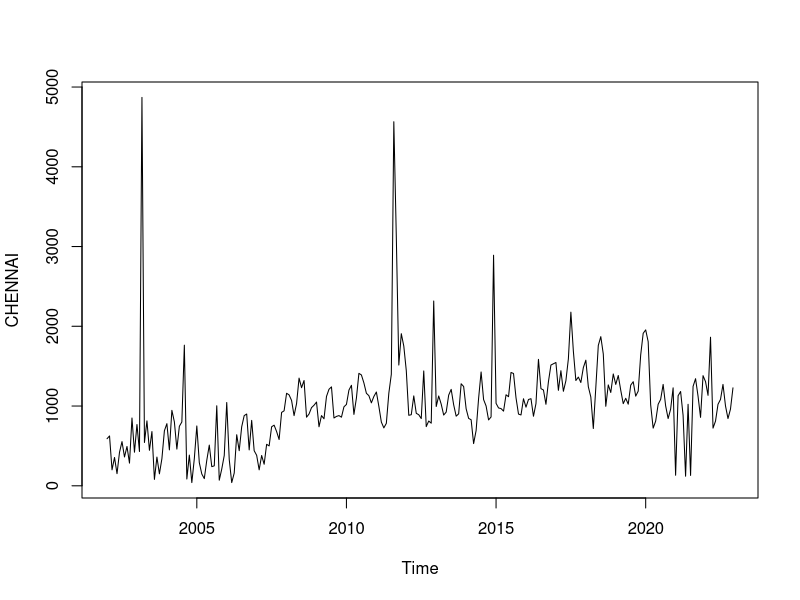
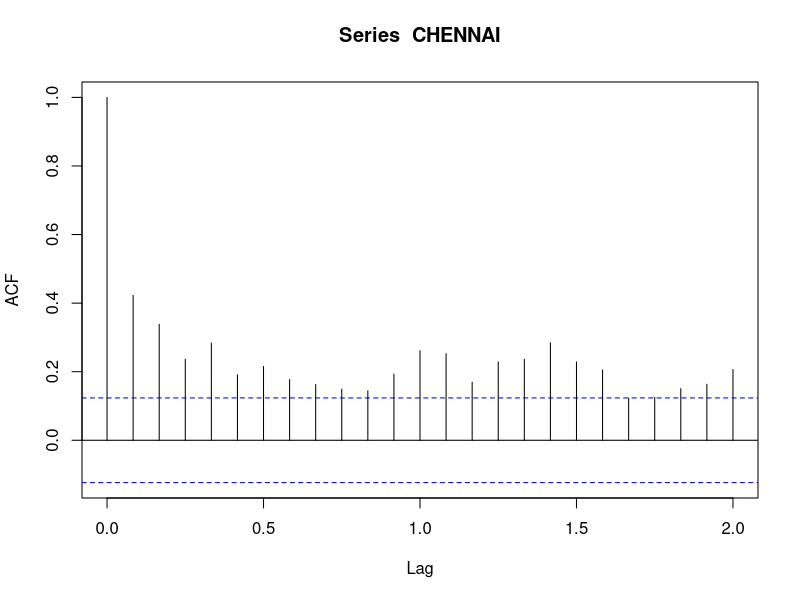
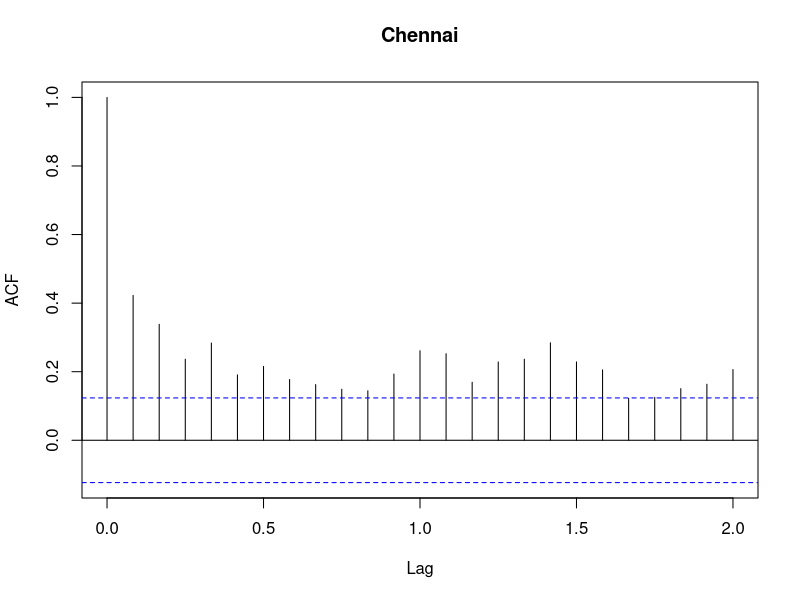
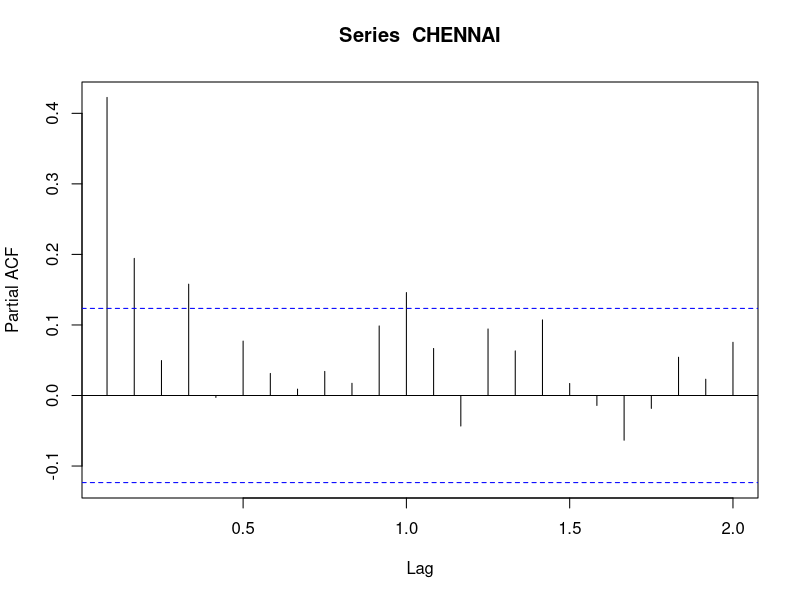
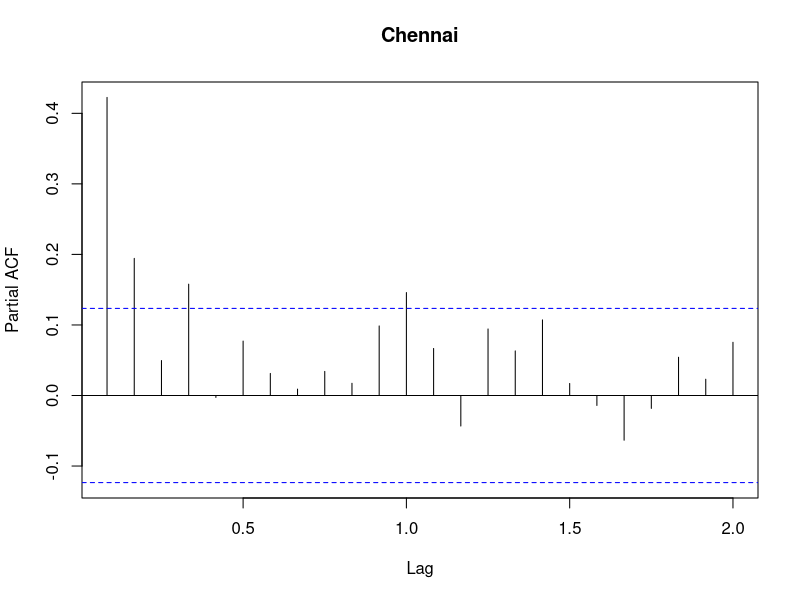

Generate these figures, in order, with R: (Note: this script raises an error after producing the figures.)
data = read.csv("5_TS_LEMON.csv")

#CHANGING TO TIME SERIES

CHENNAI <- ts(data$CHENNAI, start = c(2002, 1), end = c(2022, 12), frequency = 12)
CHENNAI

#PLOTTING DATA

plot(CHENNAI)
#ADF TEST TO CHECK P-VALUE

library(tseries)
adf.test(CHENNAI)

# Compute autocorrelation function
acf_result <- acf(CHENNAI)

# Plot autocorrelation function with title
plot(acf_result, main = "Chennai")
# Compute autocorrelation function
pacf_result <- pacf(CHENNAI)

# Plot autocorrelation function with title
plot(pacf_result, main = "Chennai")

# AUTO ARIMA

auto_arima =auto.arima(CHENNAI)

#FORECASTING FOR AUTO.ARIMA
library(forecast)
forecast = forecast(auto_arima,h=24)
forecast
autoplot(forecast)
autoplot(forecast,main = "Chennai",xlab="Year", ylab = "Production in Tons")


#2022 VALUES(ACTUAL)

data_ts[240:252]

#AUTO.ARIMA IS THE BEST WITH (1,1,1)(2,0,0)[12]
#checking accuracy for every model

# For auto ARIMA
mae_auto = mean(abs(forecast$residuals))
mse_auto = mean(forecast$residuals^2)
rmse_auto = sqrt(mse_auto)
actual_values = data_ts[229:252]
mape_auto = mean(abs(forecast$residuals / actual_values)) * 100
mae_auto
mse_auto
rmse_auto
mape_auto



#install.packages("e1071")
library(e1071)
library(stats)
# Compute skewness
skewness <- skewness(data_ts)

# Compute kurtosis
kurtosis <- kurtosis(data_ts)

# Compute standard deviation
std_dev <- sd(data_ts)
skewness
kurtosis
std_dev
summary(data_ts)

df<- data.frame(forecast)
write.csv(df, "CHENNAI.csv")
